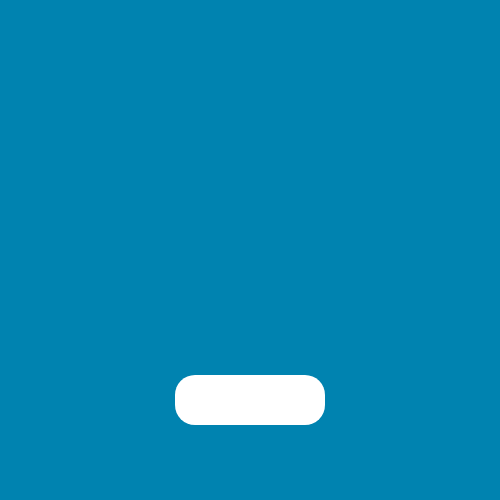
Frame 1 (no input)
Frame 60 (no input): identical to frame 1, image omitted
Frame 120 (the mouse pressed at the canvas centre since frame 60): identical to frame 1, image omitted

The p5.js sketch that drew this single still picture (run headless with seeded random() and noise() and a simulated clock; from frame 60 on, the mouse is pressed at the canvas centre):

// p5.js sketch
// ── sketch.js
let state = 0;

function setup() {
  createCanvas(500, 500);
  rectMode(CENTER);
  textAlign(CENTER);
}

function draw() {
  switch (state) {
    case 0:
      background("#0083b0");
      break;

    case 1:
      background("#eaafc8");
      break;

    case 2:
      background("#ff416c");
      break;

    case 3:
      background("#c06c84");
      break;
  }
  noStroke();
  rect(width / 2, height - 100, 150, 50, 20);
}

function mouseReleased() {
  if (
    mouseX > width / 2 - 75 &&
    mouseX < width / 2 + 75 &&
    mouseY > height - 125 &&
    mouseY < height - 75
  ) {
    state++;
    if (state > 3) state = 0;
  }
}
